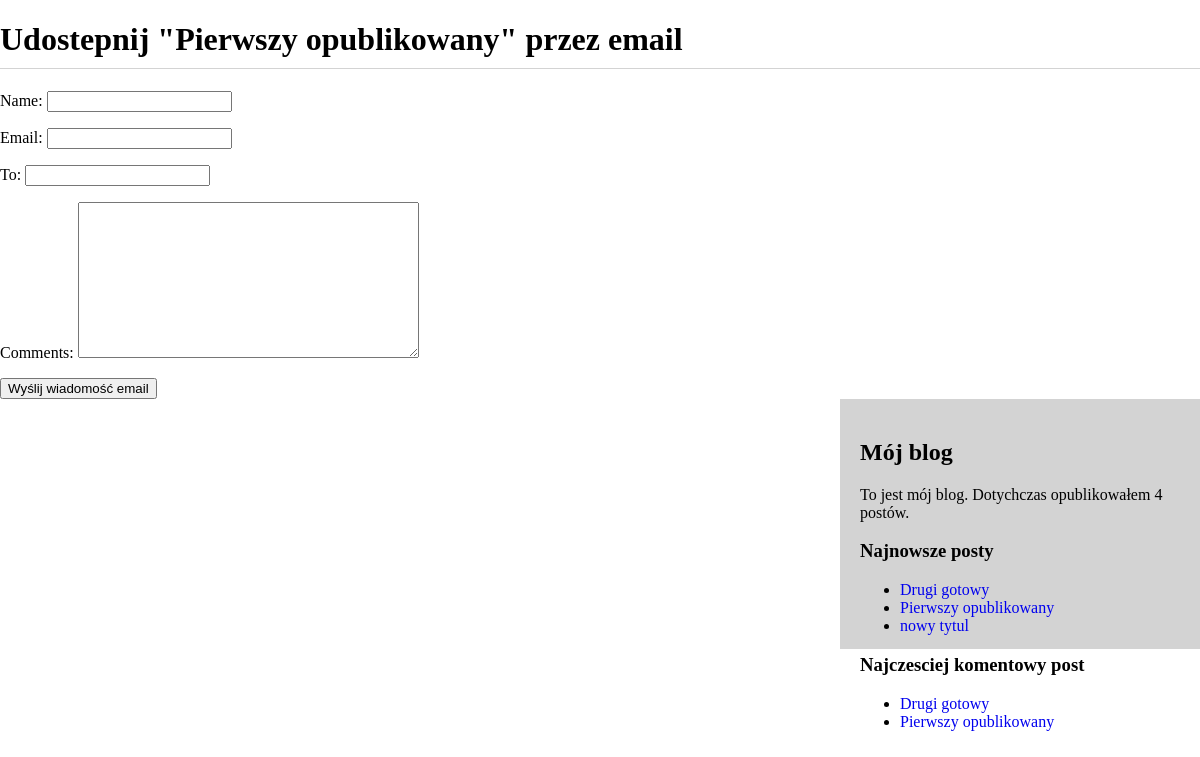
Before: /blog/6/share/ with the older database file.
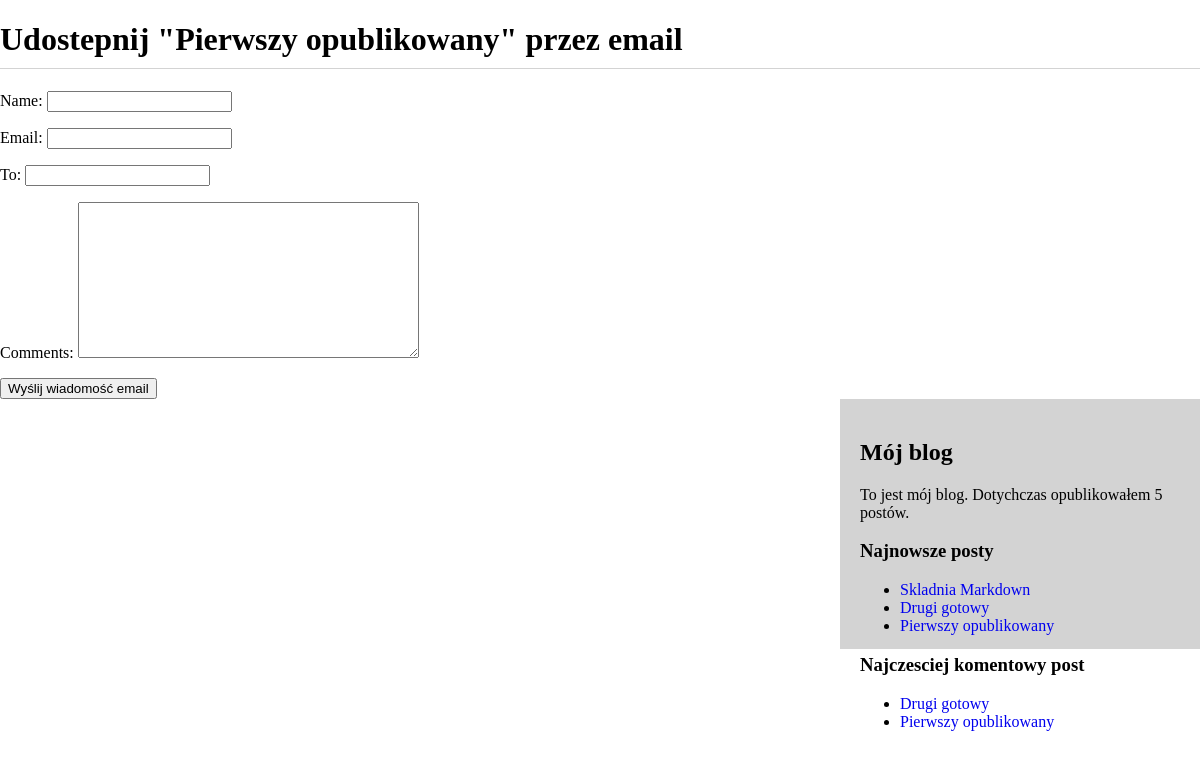
After: the same page with the newer database file.
### blog/models.py (models this page shows, shortened)
class Post(models.Model):
    STATUS_CHOICES = (
        ('draft','Draft'),
        ('published', 'Published'),
    )
    title = models.CharField(max_length=250)
    slug = models.SlugField(max_length=250, unique_for_date='publish')
    author = models.ForeignKey(User, on_delete=models.CASCADE, related_name='blog_posts')
    body = models.TextField()
    publish = models.DateTimeField(default=timezone.now)
    created = models.DateTimeField(auto_now_add=True)
    updated = models.DateTimeField(auto_now=True)
    status = models.CharField(max_length=10, choices=STATUS_CHOICES, default='draft')
    objects = models.Manager()              #manager domyslny
    published = PublishedManager()          #manager niestandardowy
    tags = TaggableManager()
    class Meta:
        ordering = ('-publish',)
    def get_absolute_url(self):
        return reverse('blog:post_detail',args=[self.publish.year, self.publish.strftime('%m'), self.publish.strftime('%d'), self.slug])

### blog/views.py (the view)
# urls.py: path('<int:post_id>/share/', views.post_share, name='post_share'),
def post_share(request, post_id):
    post = get_object_or_404(Post, id=post_id, status='published')
    sent = False
    if request.method == 'POST':
        form = EmailPostForm(request.POST)
        if form.is_valid():
            cd = form.cleaned_data
            post_url = request.build_absolute_url(post.get_absolute_url())
            subject = '{} ({}) zacheca do przeczyatania "{}"'.format(cd['name'], cd['email'], post.title)
            message = 'Przeczytaj post "{}" na stronie {}\n\n Komentarz dodany przez{}: {}'.format(post.title, post_url, cd['name'], cd['comments'])
            send_mail(subject, message, 'admin@myblog.com', [cd['to']])
            send = True
    else:
        form = EmailPostForm()
    return render(request, 'blog/post/share.html', {'post':post, 'form': form, 'sent': sent})

### blog/forms.py
class EmailPostForm(forms.Form):
    name = forms.CharField(max_length=25)
    email = forms.EmailField()
    to = forms.EmailField()
    comments = forms.CharField(required=False, widget=forms.Textarea)

### blog/models.py (called while the page is built)
    def get_queryset(self):
        return super(PublishedManager, self).get_queryset().filter(status='published')

### blog/templatetags/blog_tags.py (called while the page is built)
@register.simple_tag
def total_posts():
    return Post.published.count()

@register.inclusion_tag('blog/post/latest_posts.html')
def show_latest_posts(count=5):
    latest_posts = Post.published.order_by('-publish')[:count]
    return {'latest_posts':latest_posts}

@register.simple_tag
def get_most_commented_posts(count=5):
    return Post.published.annotate(total_comments=Count('comments')).order_by('-total_comments')[:count]

### blog/templates/blog/post/share.html (shortened to what this page needs)
{% extends "blog/base.html" %}
{% block content %}
    {% if sent %}
        <h1>Wiadomosc e-mail została wysłana</h1>
        <p>
            Wysyłanie posta "{{ post.title }} do {{cd.to}} zakończyło się sukcesem.
        </p>
    {% else %}
        <h1>Udostepnij "{{ post.title }}" przez email</h1>
        <form action="." method="post">
            {{ form.as_p }}
            <input type="submit" value="Wyślij wiadomość email">
        </form>
    {% endif %}
{% endblock %}

### blog/templates/blog/base.html (shortened to what this page needs)
{% load blog_tags %}
{% load static %}
<!DOCTYPE html>
<html lang="en">
<head>
    <link href="{% static 'blog.css' %}" rel="stylesheet">
</head>
<body>
    <div id="content">
        {% block content %}
        {% endblock %}
    </div>
    <div id="sidebar">
        <h2>Mój blog</h2>
        <p>To jest mój blog. Dotychczas opublikowałem {% total_posts %} postów. </p>
        <h3>Najnowsze posty</h3>
        {% show_latest_posts 3 %}
        <h3>Najczesciej komentowy post</h3>
        {% get_most_commented_posts 2 as most_commented_posts %}
        <ul>
            {% for most_commented_post in most_commented_posts %}
            <li>
                <a href="{{ most_commented_post.get_absolute_url }}">{{ most_commented_post.title }}</a>
            </li>
        {% endfor %}
        </ul>
    </div>
</body>
</html>

### blog/templates/blog/post/latest_posts.html
<ul>
    {% for post in latest_posts %}
        <li>
            <a href="{{ post.get_absolute_url }}" > {{ post.title }} </a>
        </li>
    {% endfor %}
</ul>

Changed rows visible on the page:
no longer on this page (row unchanged): Post: title "nowy tytul", shown under "Najnowsze posty"
added Post: title "Skladnia Markdown", shown under "Najnowsze posty"
Other visible differences:
text no longer shown: "4"
text now shown: "5"
